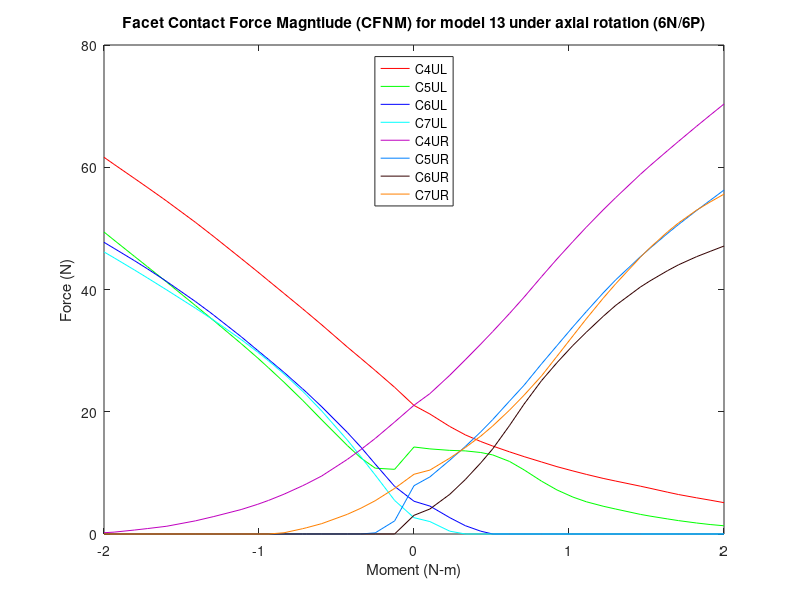

Write the MATLAB code that produced this figure.
%% Facet contact force magnitude (N)
% model13_LatSlide_Tether/6n & 6p
clear all;
%% 6P
figure (24)

c4ulxp=[2 2.05126 2.11533 2.16533 2.21533 2.25361 2.30816 2.35516 2.41122 2.46102 2.51245 2.55582 2.60999 2.65082 2.73015 2.7614 2.81853 2.85329 2.91154 2.95522 3]-2;
c4ulyp=[21.0347 19.6299 17.5898 16.224 15.1296 14.3985 13.4398 12.6576 11.7882 11.0184 10.3194 9.75592 9.09982 8.65917 7.82596 7.48192 6.83476 6.45825 5.91929 5.53799 5.12815 ];

c4urxp=[2 2.05126 2.11533 2.16533 2.21533 2.25361 2.30816 2.35516 2.41122 2.46102 2.51245 2.55582 2.60999 2.65082 2.73015 2.7614 2.81853 2.85329 2.91154 2.95522 3]-2;
c4uryp=[21.0659 22.9659 25.969 28.4935 31.0719 33.1009 36.0814 38.7531 42.086 44.9786 47.8408 50.1974 53.0095 55.0421 58.8368 60.2554 62.7453 64.2372 66.7055 68.5158 70.3463];

c5ulxp=[2 2.05126 2.11533 2.16533 2.21533 2.25361 2.30816 2.35516 2.41122 2.46102 2.51245 2.55582 2.60999 2.65082 2.73015 2.7614 2.81853 2.85329 2.91154 2.95522 3]-2;
c5ulyp=[14.2344 13.9234 13.6838 13.5984 13.3325 12.9442 11.8694 10.487 8.65018 7.21255 6.04415 5.27342 4.54788 4.08069 3.21203 2.92809 2.46232 2.19098 1.80067 1.55064 1.34754 ];

c5urxp=[2 2.05126 2.11533 2.16533 2.21533 2.25361 2.30816 2.35516 2.41122 2.46102 2.51245 2.55582 2.60999 2.65082 2.73015 2.7614 2.81853 2.85329 2.91154 2.95522 3]-2;
c5uryp=[7.9013 9.34072 12.0736 14.3092 16.7095 18.7036 21.7497 24.3454 27.824 30.8058 33.88 36.3856 39.4285 41.586 45.3543 46.7487 49.2037 50.6324 52.9257 54.5753 56.2707  ];

c6ulxp=[2 2.05126 2.11533 2.16533 2.21533 2.25361 2.30816 2.35516 2.41122 2.46102 2.51245 2.55582 2.60999 2.65082 2.73015 2.7614 2.81853 2.85329 2.91154 2.95522 3]-2;
c6ulyp=[5.3594 4.57087 2.67542 1.36411 0.46016 0.00529559 0.00422613 0.00345579 0.0027802 0.00229928 0.00187024 0.00155785 0.00128737 0.00113009 0.000885974 0.000804045 0.000688192 0.000629623 0.000546949 0.000491407 0.00044118];

c6urxp=[2 2.05126 2.11533 2.16533 2.21533 2.25361 2.30816 2.35516 2.41122 2.46102 2.51245 2.55582 2.60999 2.65082 2.73015 2.7614 2.81853 2.85329 2.91154 2.95522 3]-2;
c6uryp=[3.05586 4.09057 6.48666 8.89779 11.6329 13.9061 17.7498 21.259 25.079 28.0186 30.8427 33.0107 35.5922 37.4124 40.3998 41.4087 43.1009 44.0391 45.3714 46.235 47.1115];

c7ulxp=[2 2.05126 2.11533 2.16533 2.21533 2.25361 2.30816 2.35516 2.41122 2.46102 2.51245 2.55582 2.60999 2.65082 2.73015 2.7614 2.81853 2.85329 2.91154 2.95522 3]-2;
c7ulyp=[2.66997 2.03383 0.463868 0.00530822 0.00457377 0.00406745 0.00343546 0.00284732 0.00215997 0.00170592 0.00135131 0.00110174 0.000847978 0.000697467 0.000487223 0.000421504 0.000330452 0.000284059 0.000221002 0.00018525 0.000154457];

c7urxp=[2 2.05126 2.11533 2.16533 2.21533 2.25361 2.30816 2.35516 2.41122 2.46102 2.51245 2.55582 2.60999 2.65082 2.73015 2.7614 2.81853 2.85329 2.91154 2.95522 3]-2;
c7uryp=[9.77236 10.4546 12.4105 14.138 16.0139 17.6614 20.263 22.7153 25.851 29.0636 32.4014 35.2023 38.5574 40.9443 45.2771 46.8424 49.4573 50.8925 52.9796 54.313 55.6034];

%% 6N

c4ulxn=-1*[2 2.06253 2.12507 2.17135 2.21519 2.29738 2.34738 2.35988 2.41926 2.46936 2.50412 2.55762 2.64563 2.65813 2.705 2.79719 2.80969 2.86028 2.90125 2.96727 3]+2;
c4ulyn=[21.0347 24.0004 26.7506 28.7317 30.5939 34.2086 36.3453 36.8756 39.3522 41.4386 42.8891 45.0764 48.6439 49.1385 50.9852 54.439 54.8948 56.7086 58.1543 60.4672 61.6296];

c4urxn=-1*[2 2.06253 2.12507 2.17135 2.21519 2.29738 2.34738 2.35988 2.41926 2.46936 2.50412 2.55762 2.64563 2.65813 2.705 2.79719 2.80969 2.86028 2.90125 2.96727 3]+2;
c4uryn=[21.0659 18.3187 15.6342 13.8172 12.2022 9.50105 8.1886 7.88388 6.51468 5.49323 4.86185 4.00069 2.85976 2.71185 2.15314 1.27533 1.19551 0.886774 0.651658 0.306525 0.213337];

c5ulxn=-1*[2 2.06253 2.12507 2.17135 2.21519 2.29738 2.34738 2.35988 2.41926 2.46936 2.50412 2.55762 2.64563 2.65813 2.705 2.79719 2.80969 2.86028 2.90125 2.96727 3]+2;
c5ulyn=[14.2344 10.5805 10.7683 12.4398 14.4844 18.6589 21.2615 21.9027 24.8278 27.1938 28.7942 31.1524 34.8989 35.4228 37.3687 41.1883 41.7015 43.749 45.3969 48.0687 49.406];

c5urxn=-1*[2 2.06253 2.12507 2.17135 2.21519 2.29738 2.34738 2.35988 2.41926 2.46936 2.50412 2.55762 2.64563 2.65813 2.705 2.79719 2.80969 2.86028 2.90125 2.96727 3]+2;
c5uryn=[7.9013 2.13814 0.187934 0.00474474 0.00451143 0.00421025 0.00404699 0.00400408 0.00379753 0.0036147 0.00348484 0.00329592 0.00299614 0.00295437 0.0027968 0.00247432 0.00242863 0.00225163 0.0021102 0.0018869 0.00178075 ];

c6ulxn=-1*[2 2.06253 2.12507 2.17135 2.21519 2.29738 2.34738 2.35988 2.41926 2.46936 2.50412 2.55762 2.64563 2.65813 2.705 2.79719 2.80969 2.86028 2.90125 2.96727 3]+2;
c6ulyn=[5.3594 7.79219 11.4451 14.2067 16.6231 20.8068 23.2022 23.7744 26.4409 28.5685 30.0192 32.2844 35.7847 36.2733 38.0299 41.2857 41.7135 43.3959 44.7018 46.725 47.7212  ];

c6urxn=-1*[2 2.06253 2.12507 2.17135 2.21519 2.29738 2.34738 2.35988 2.41926 2.46936 2.50412 2.55762 2.64563 2.65813 2.705 2.79719 2.80969 2.86028 2.90125 2.96727 3]+2;
c6uryn=[3.05586 0.00435443 0.00338534 0.00297586 0.00267027 0.00219445 0.00192943 0.0018639 0.00157796 0.00138829 0.00127271 0.00111606 0.000882612 0.000854494 0.000754026 0.000571189 0.00054723 0.000456006 0.000389783 0.00028912 0.000246476];

c7ulxn=-1*[2 2.06253 2.12507 2.17135 2.21519 2.29738 2.34738 2.35988 2.41926 2.46936 2.50412 2.55762 2.64563 2.65813 2.705 2.79719 2.80969 2.86028 2.90125 2.96727 3]+2;
c7ulyn=[2.66997 5.49366 9.65355 12.636 15.3796 20.1118 22.7542 23.3833 26.1884 28.3374 29.7552 31.8237 34.9593 35.3849 36.945 39.9137 40.3075 41.9087 43.1797 45.1798 46.1459 ];

c7urxn=-1*[2 2.06253 2.12507 2.17135 2.21519 2.29738 2.34738 2.35988 2.41926 2.46936 2.50412 2.55762 2.64563 2.65813 2.705 2.79719 2.80969 2.86028 2.90125 2.96727 3]+2;
c7uryn=[9.77236 7.45794 5.44773 4.21934 3.21835 1.70017 1.01642 0.862384 0.203916 0.00284888 0.0024021 0.00221654 0.00192631 0.00188632 0.00173653 0.00145625 0.00142035 0.00128645 0.00118616 0.00104046 0.000976795  ];
%% left

c4xl=2*[flip(c4ulxn(2:21)),c4ulxp];
c4yl=[flip(c4ulyn(2:21)),c4ulyp];
a=plot(c4xl,c4yl,'r');
hold on

c5xl=2*[flip(c5ulxn(2:21)),c5ulxp];
c5yl=[flip(c5ulyn(2:21)),c5ulyp];
b=plot(c5xl,c5yl,'g');
hold on

c6xl=2*[flip(c6ulxn(2:21)),c6ulxp];
c6yl=[flip(c6ulyn(2:21)),c6ulyp];
c=plot(c6xl,c6yl,'b');
hold on

c7xl=2*[flip(c7ulxn(2:21)),c7ulxp];
c7yl=[flip(c7ulyn(2:21)),c7ulyp];
d=plot(c7xl,c7yl,'c');
hold on
%% Right

c4xr=2*[flip(c4urxn(2:21)),c4urxp];
c4yr=[flip(c4uryn(2:21)),c4uryp];
e=plot(c4xr,c4yr,'color',[0.75, 0, 0.75]);
hold on

c5xr=2*[flip(c5urxn(2:21)),c5urxp];
c5yr=[flip(c5uryn(2:21)),c5uryp];
f=plot(c5xr,c5yr,'color',[0 0.5 1]);
hold on

c6xr=2*[flip(c6urxn(2:21)),c6urxp];
c6yr=[flip(c6uryn(2:21)),c6uryp];
g=plot(c6xr,c6yr,'color',[0.2 0 0]);
hold on

c7xr=2*[flip(c7urxn(2:21)),c7urxp];
c7yr=[flip(c7uryn(2:21)),c7uryp];
h=plot(c7xr,c7yr,'color',[1 .5 0]);

leg=[a,b,c,d,e,f,g,h];
title('Facet Contact Force Magntiude (CFNM) for model 13 under axial rotation (6N/6P)')
xlabel('Moment (N-m)')
ylabel('Force (N)')
legend(leg,'C4UL','C5UL','C6UL','C7UL','C4UR','C5UR','C6UR','C7UR','location','north')
